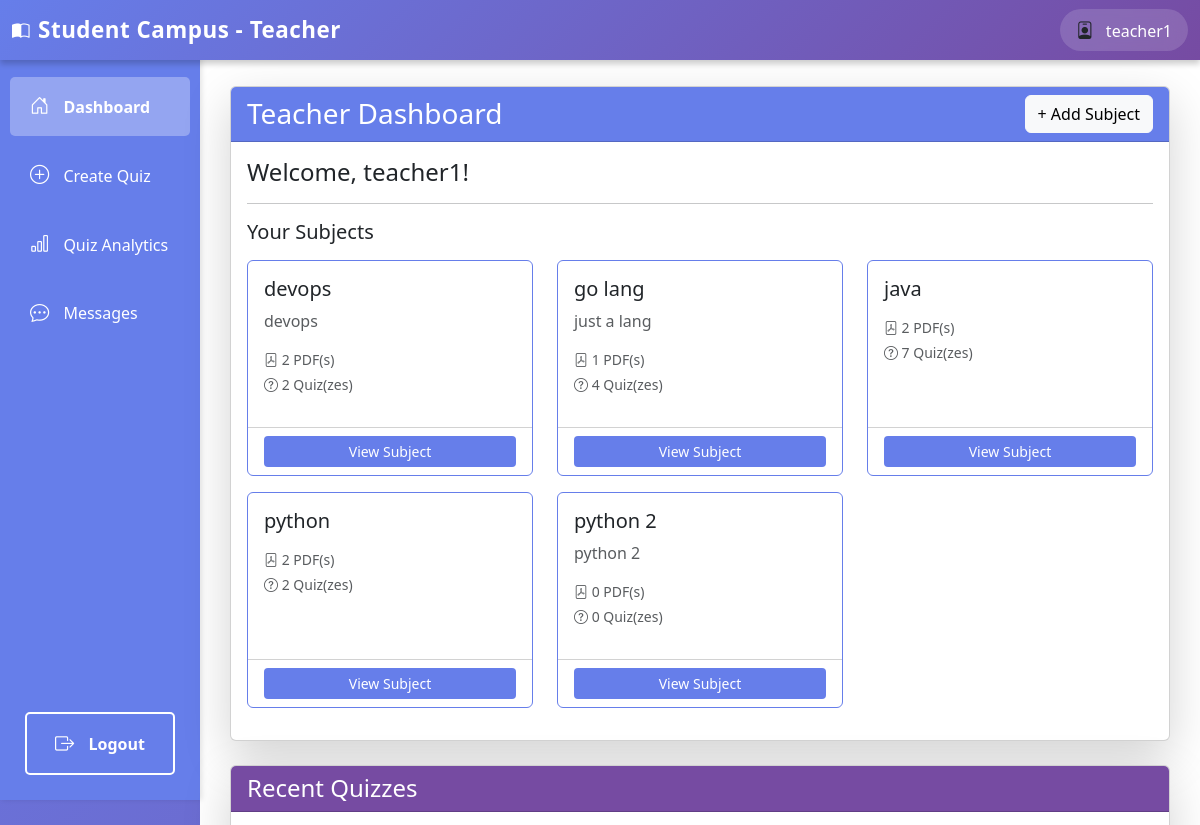
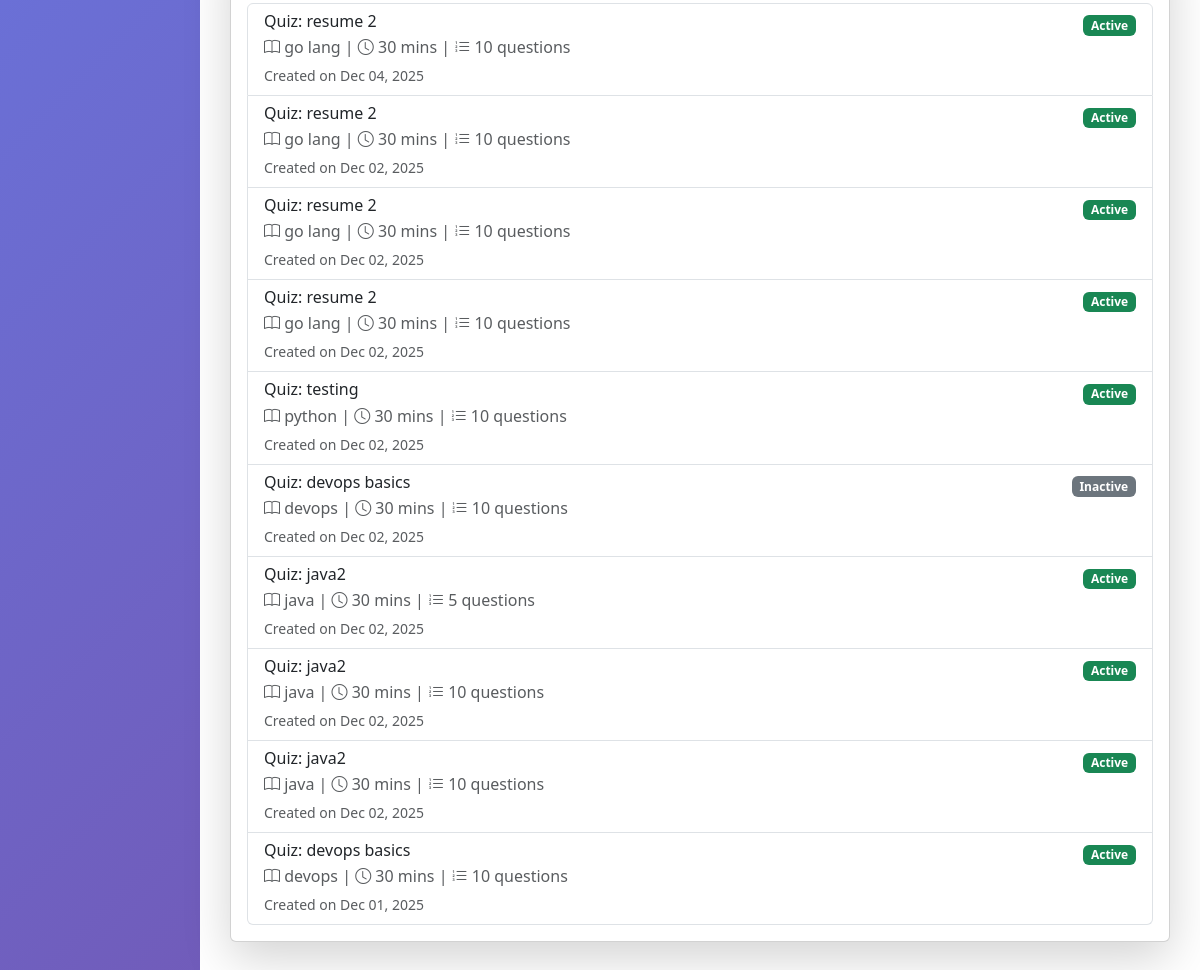
/teacher/dashboard/ (signed in), run on the app's committed database (2 pictures, top to bottom).
### authentication/models.py (models this page shows, shortened)
class User(AbstractUser):
    ROLE_CHOICES = (
        ('student', 'Student'),
        ('teacher', 'Teacher'),
    )
    role = models.CharField(max_length=10, choices=ROLE_CHOICES, default='student')
    def is_teacher(self):
        return self.role == 'teacher'

### teachers/models.py (models this page shows, shortened)
class Subject(models.Model):
    name = models.CharField(max_length=200)
    description = models.TextField(blank=True)
    teacher = models.ForeignKey(User, on_delete=models.CASCADE, related_name='subjects')
    created_at = models.DateTimeField(auto_now_add=True)
    class Meta:
        ordering = ['name']

class Quiz(models.Model):
    title = models.CharField(max_length=200)
    subject = models.ForeignKey(Subject, on_delete=models.CASCADE, related_name='quizzes')
    pdf_note = models.ForeignKey(PDFNote, on_delete=models.CASCADE, related_name='quizzes', null=True)
    description = models.TextField(blank=True)
    duration = models.IntegerField(help_text="Duration in minutes", default=30)
    num_questions = models.IntegerField(default=10)
    topics = models.TextField(blank=True, help_text="Comma-separated topics (optional)")
    difficulty = models.CharField(max_length=20, choices=[('easy', 'Easy'), ('medium', 'Medium'), ('hard', 'Hard')], default='medium')
    created_by = models.ForeignKey(User, on_delete=models.CASCADE, related_name='created_quizzes')
    created_at = models.DateTimeField(auto_now_add=True)
    deadline = models.DateTimeField(null=True, blank=True, help_text="Quiz deadline")
    is_active = models.BooleanField(default=True)
    class Meta:
        ordering = ['-created_at']
        verbose_name_plural = "Quizzes"

### teachers/views.py (the view)
# urls.py: path('dashboard/', views.teacher_dashboard, name='teacher_dashboard'),
@login_required
def teacher_dashboard(request):
    if not request.user.is_teacher():
        return HttpResponseForbidden("You don't have permission to access this page.")
    subjects = Subject.objects.filter(teacher=request.user)
    quizzes = Quiz.objects.filter(created_by=request.user).order_by('-created_at')[:10]
    return render(request, 'teachers/dashboard.html', {'subjects': subjects, 'quizzes': quizzes})

### templates/teachers/dashboard.html (shortened to what this page needs)
{% extends 'teachers/base_teacher.html' %}
{% block teacher_content %}
<div class="row">
    <div class="col-12">
        <div class="card shadow-lg mb-4">
            <div class="card-header d-flex justify-content-between align-items-center" style="background-color: #667eea; color: white;">
                <h3 class="mb-0">Teacher Dashboard</h3>
                <a href="{% url 'create_subject' %}" class="btn btn-light">+ Add Subject</a>
            </div>
            <div class="card-body">
                <h4>Welcome, {{ user.username }}!</h4>
                <hr>
                <h5>Your Subjects</h5>
                {% if subjects %}
                    <div class="row mt-3">
                        {% for subject in subjects %}
                            <div class="col-md-4 mb-3">
                                <div class="card h-100" style="border-color: #667eea;">
                                    <div class="card-body">
                                        <h5 class="card-title">{{ subject.name }}</h5>
                                        <p class="card-text text-muted">{{ subject.description|truncatewords:15 }}</p>
                                        <p class="text-muted small mb-1">
                                            <i class="bi bi-file-pdf"></i> {{ subject.notes.count }} PDF(s)
                                        </p>
                                        <p class="text-muted small">
                                            <i class="bi bi-question-circle"></i> {{ subject.quizzes.count }} Quiz(zes)
                                        </p>
                                    </div>
                                    <div class="card-footer bg-transparent">
                                        <a href="{% url 'teacher_subject_detail' subject.id %}" class="btn btn-sm w-100" style="background-color: #667eea; color: white;">View Subject</a>
                                    </div>
                                </div>
                            </div>
                        {% endfor %}
                    </div>
                {% else %}
                    <div class="alert alert-info">
                        No subjects created yet. Click "Create Subject" to add your first subject.
                    </div>
                {% endif %}
            </div>
        </div>
    </div>
    <div class="col-12">
        <div class="card shadow-lg">
            <div class="card-header" style="background-color: #764ba2; color: white;">
                <h4 class="mb-0">Recent Quizzes</h4>
            </div>
            <div class="card-body">
                {% if quizzes %}
                    <div class="list-group">
                        {% for quiz in quizzes %}
                            <div class="list-group-item">
                                <div class="d-flex justify-content-between align-items-start">
                                    <div>
                                        <h6 class="mb-1">{{ quiz.title }}</h6>
                                        <p class="mb-1 text-muted">
                                            <i class="bi bi-book"></i> {{ quiz.subject.name }} |
                                            <i class="bi bi-clock"></i> {{ quiz.duration }} mins |
                                            <i class="bi bi-list-ol"></i> {{ quiz.questions.count }} questions
                                        </p>
                                        <small class="text-muted">Created on {{ quiz.created_at|date:"M d, Y" }}</small>
                                    </div>
                                    <div>
                                        {% if quiz.is_active %}
                                            <span class="badge bg-success">Active</span>
                                        {% else %}
                                            <span class="badge bg-secondary">Inactive</span>
                                        {% endif %}
                                    </div>
                                </div>
                            </div>
                        {% endfor %}
                    </div>
                {% else %}
                    <div class="alert alert-info">
                        No quizzes created yet. Click "Create Quiz" in the sidebar to add your first quiz.
                    </div>
                {% endif %}
            </div>
        </div>
    </div>
</div>
{% endblock %}

### templates/teachers/base_teacher.html (shortened to what this page needs)
<!DOCTYPE html>
<html lang="en">
<head>
    <link href="https://cdn.jsdelivr.net/npm/bootstrap@5.3.0/dist/css/bootstrap.min.css" rel="stylesheet">
    <link href="https://cdn.jsdelivr.net/npm/bootstrap-icons@1.10.0/font/bootstrap-icons.css" rel="stylesheet">
</head>
<body>
    <div class="position-fixed top-0 end-0 p-3" style="z-index: 11000;">
    </div>
    <nav class="navbar navbar-expand-lg navbar-light bg-light">
        <div class="container-fluid">
            <a class="navbar-brand fw-bold" href="{% url 'teacher_dashboard' %}">
                <i class="bi bi-book-half me-2"></i>Student Campus - Teacher
            </a>
            <div class="ms-auto d-flex align-items-center gap-3">
                <div class="user-info">
                    <i class="bi bi-person-badge me-2"></i>
                    <span>{{ user.username }}</span>
                </div>
            </div>
        </div>
    </nav>
    <div class="container-fluid">
        <div class="row">
            <div class="col-md-2 p-0">
                <div class="sidebar">
                    <nav class="nav flex-column">
                        <a class="nav-link {% if request.resolver_match.url_name == 'teacher_dashboard' %}active{% endif %}" href="{% url 'teacher_dashboard' %}">
                            <i class="bi bi-house-door"></i> Dashboard
                        </a>
                        <a class="nav-link {% if request.resolver_match.url_name == 'create_quiz' or request.resolver_match.url_name == 'generate_quiz' %}active{% endif %}" href="{% url 'create_quiz' %}">
                            <i class="bi bi-plus-circle"></i> Create Quiz
                        </a>
                        <a class="nav-link {% if request.resolver_match.url_name == 'quiz_analytics' %}active{% endif %}" href="{% url 'quiz_analytics' %}">
                            <i class="bi bi-bar-chart"></i> Quiz Analytics
                        </a>
                        <a class="nav-link {% if request.resolver_match.url_name == 'teacher_chat' or request.resolver_match.url_name == 'teacher_chat_with' %}active{% endif %}" href="{% url 'teacher_chat' %}">
                            <i class="bi bi-chat-dots"></i> Messages
                        </a>
                        <a class="nav-link logout-btn" href="{% url 'logout' %}">
                            <i class="bi bi-box-arrow-right"></i> Logout
                        </a>
                    </nav>
                </div>
            </div>
            <div class="col-md-10 p-0">
                <div class="main-content">
                    {% block teacher_content %}
                    {% endblock %}
                </div>
            </div>
        </div>
    </div>
</body>
</html>

### templates/teachers/base_teacher.html (style rules this page uses)
body { background: linear-gradient(135deg, #667eea 0%, #764ba2 100%); min-height: 100vh; padding-top: 56px; }
.navbar { position: fixed; top: 0; left: 0; right: 0; z-index: 1000; background: linear-gradient(135deg, #667eea 0%, #764ba2 100%) !important; box-shadow: 0 4px 6px rgba(0,0,0,0.2); border: none; }
.navbar-brand { color: white !important; font-weight: 700; font-size: 1.4rem; letter-spacing: 0.5px; }
.navbar span { color: white; font-weight: 500; }
.user-info { background: rgba(255, 255, 255, 0.15); padding: 8px 16px; border-radius: 25px; backdrop-filter: blur(10px); }
.navbar .bi { font-size: 1.1rem; }
.sidebar { height: calc(100vh - 56px); background-color: #667eea; box-shadow: 2px 0 5px rgba(0,0,0,0.1); position: sticky; top: 56px; display: flex; flex-direction: column; }
.sidebar .nav { display: flex; flex-direction: column; flex: 1; padding-top: 1rem; }
.sidebar .nav-link { color: #fff; padding: 15px 20px; border-radius: 5px; margin: 5px 10px; transition: all 0.3s; }
.sidebar .nav-link.active { background-color: rgba(255,255,255,0.3); font-weight: bold; }
.sidebar .nav-link i { margin-right: 10px; font-size: 1.2rem; }
.logout-btn { position: absolute; bottom: 20px; left: 15px; right: 15px; background-color: transparent; color: white; border: 2px solid white; font-weight: 600; transition: all 0.3s; text-align: center; padding: 10px; border-radius: 5px; text-decoration: none; display: block; }
.main-content { background-color: #fff; min-height: 100vh; padding: 30px; }

### data on the page
User: username "teacher1"
Subject: name "devops", description "devops", notes.count "2", quizzes.count "2"
Subject: name "go lang", description "just a lang", notes.count "1", quizzes.count "4"
Subject: name "java", notes.count "2", quizzes.count "7"
Subject: name "python", notes.count "2", quizzes.count "2"
Subject: name "python 2", description "python 2", notes.count "0", quizzes.count "0"
Quiz: title "Quiz: resume 2", subject.name "go lang", duration "30", questions.count "10", created_at "Dec 04, 2025", is_active "Active"
Quiz: title "Quiz: resume 2", subject.name "go lang", duration "30", questions.count "10", created_at "Dec 02, 2025", is_active "Active"
Quiz: title "Quiz: resume 2", subject.name "go lang", duration "30", questions.count "10", created_at "Dec 02, 2025", is_active "Active"
Quiz: title "Quiz: resume 2", subject.name "go lang", duration "30", questions.count "10", created_at "Dec 02, 2025", is_active "Active"
Quiz: title "Quiz: testing", subject.name "python", duration "30", questions.count "10", created_at "Dec 02, 2025", is_active "Active"
Quiz: title "Quiz: devops basics", subject.name "devops", duration "30", questions.count "10", created_at "Dec 02, 2025", is_active "Inactive"
Quiz: title "Quiz: java2", subject.name "java", duration "30", questions.count "5", created_at "Dec 02, 2025", is_active "Active"
Quiz: title "Quiz: java2", subject.name "java", duration "30", questions.count "10", created_at "Dec 02, 2025", is_active "Active"
Quiz: title "Quiz: java2", subject.name "java", duration "30", questions.count "10", created_at "Dec 02, 2025", is_active "Active"
Quiz: title "Quiz: devops basics", subject.name "devops", duration "30", questions.count "10", created_at "Dec 01, 2025", is_active "Active"
